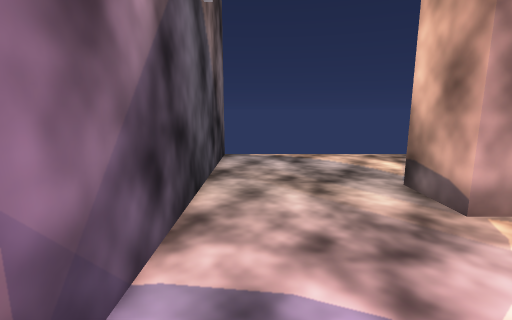
View 1 (above)

16 first-person views from a walk through a 3-D level made in the Godot game engine. The camera is 1.2 m above the floor, tilts 10° down and sees 85° across. The floor is counted in squares, 0.5 m on a side. Each view is taken from the middle of a square. On the plan, view 1 faces up. The plan holds only what a view shows up to about 18 squares ahead; the rest is blank. Characters and animated objects are left out.

View 2
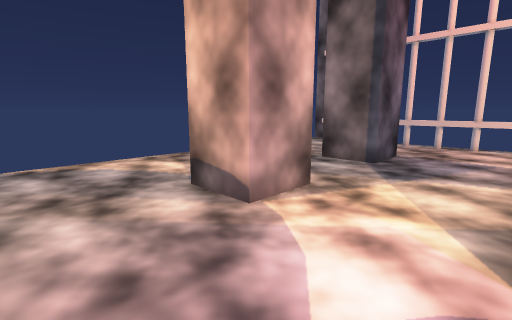

View 3
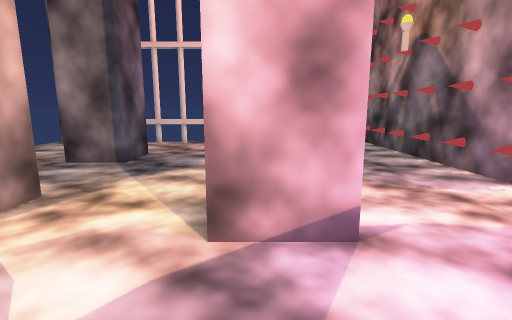

View 4
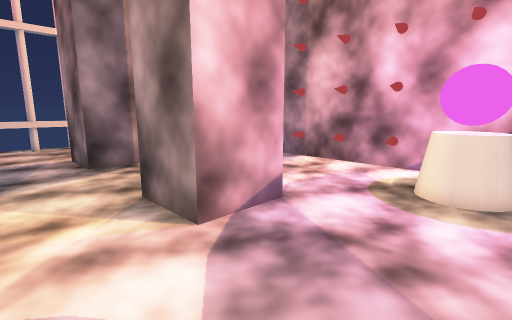

View 5
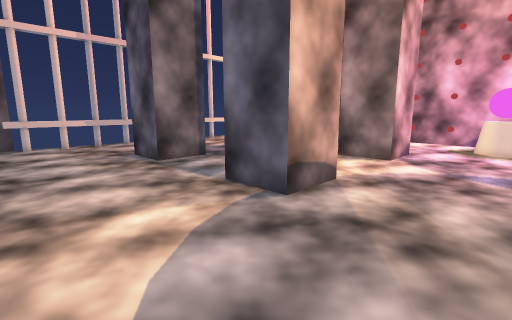

View 6
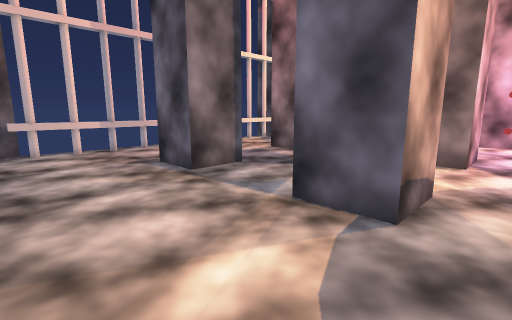

View 7
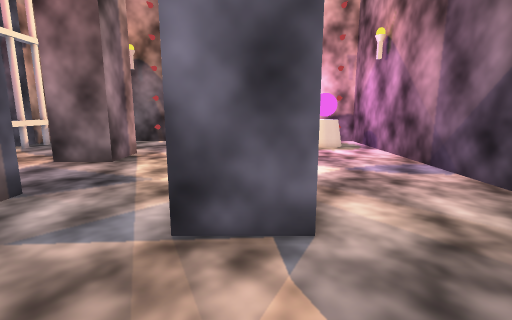

View 8
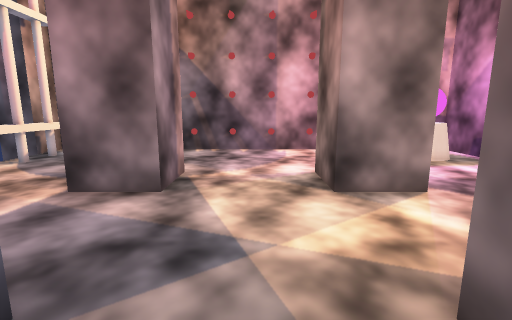

View 9
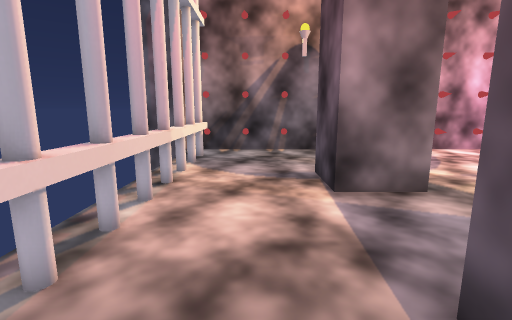

View 10
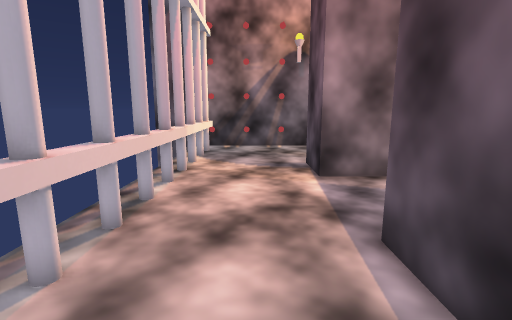

View 11
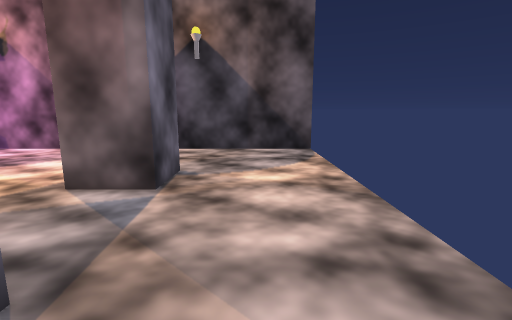

View 12
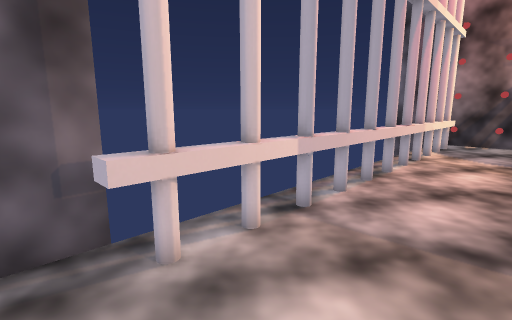

View 13
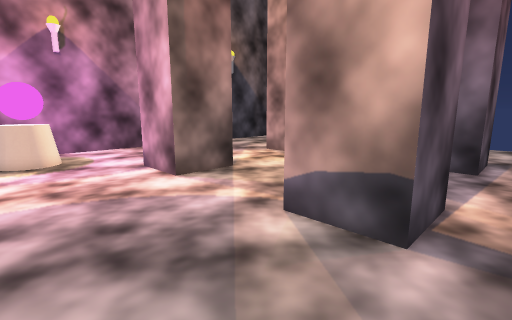

View 14
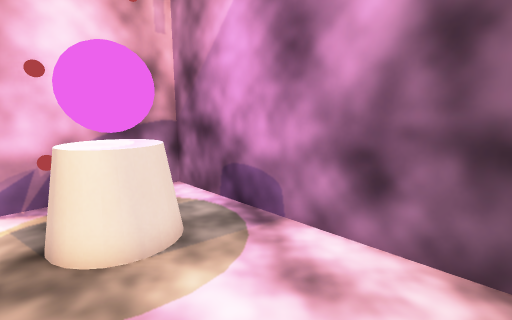

View 15
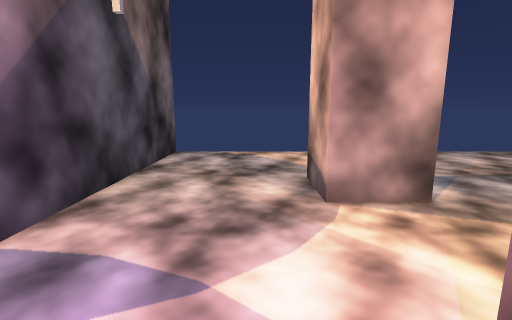

View 16
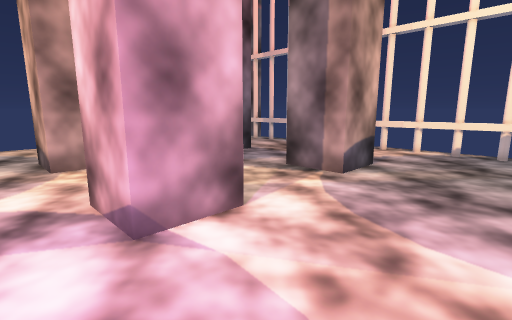

### Floor plan
Points are (right, up) in squares from view 1. A wall is a line through its corners. A room is listed if a view was taken in it or the views show most of it. See-through windows are left out.
Room 1 (views 1, 2, 3, 4, 5, 6, 7, 8, 9, 10, 11, 12, 13, 14, 15, 16)
walls: (7.7, 6.1) (4.8, 6.1) (4.8, 8.9) (7.7, 8.9) (7.7, 6.1); (7.7, 0.9) (7.7, -1.9) (4.8, -1.9) (4.8, 0.9) (7.7, 0.9); (12.8, 6.1) (12.8, 8.9) (15.6, 8.9) (15.6, 6.1) (12.8, 6.1); (12.8, 0.9) (15.6, 0.9) (15.6, -1.9) (12.8, -1.9) (12.8, 0.9); (8.8, -8.6) (9, -7.6); (6.4, -8.5) (6.6, -7.6) (6.8, -8.6); (4, -8.6) (4.2, -7.6) (4.4, -8.5); (1.9, -7.7) (2.1, -8.5); (-1.8, 15.6) (-1.8, -8.5) (22.2, -8.5); (22.2, 13.4) (22.2, 15)
low walls: (20.7, -6.9) (20.7, 13.9) (21.4, 13.9)
ways out: gap at (21, -6); gap at (21, -4); gap at (21, -2); gap at (21, 0); gap at (21, 2); gap at (21, 5); gap at (21, 7); gap at (21, 9); gap at (21, 11); gap at (21, 13)
objects: cylinder (0, -6) to (0, -5); orb (1, -6) to (2, -5)

Positions as (right, up) in squares from view 1, and headings:
1: (0, 0), facing up
2: (0, 1), facing up-right
3: (0, 0), facing right
4: (0, 4), facing down-right
5: (0, 15), facing down-right
6: (3, 15), facing down-right
7: (6, 14), facing down
8: (10, 9), facing down
9: (18, 9), facing down
10: (18, 11), facing down
11: (16, 12), facing left
12: (17, 15), facing down-right
13: (17, -7), facing up-left
14: (3, 0), facing down-left
15: (3, -1), facing up
16: (3, -7), facing up-right
